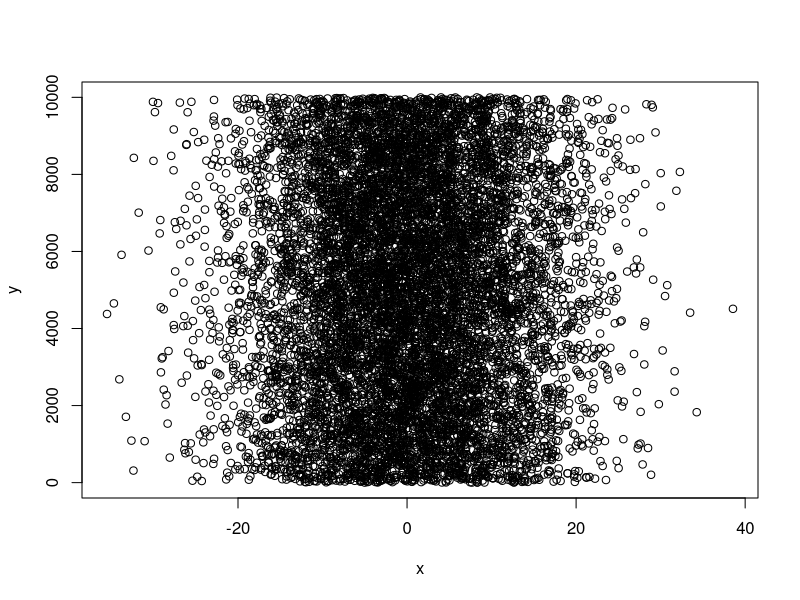
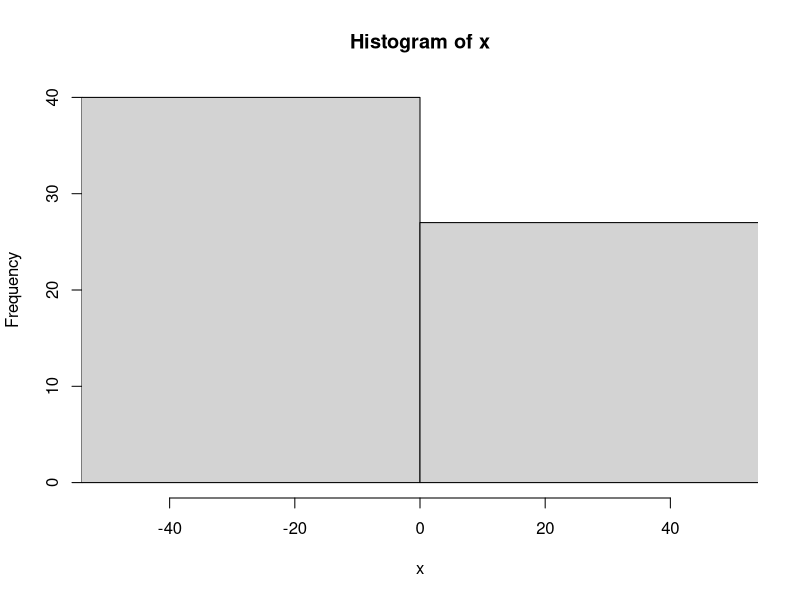
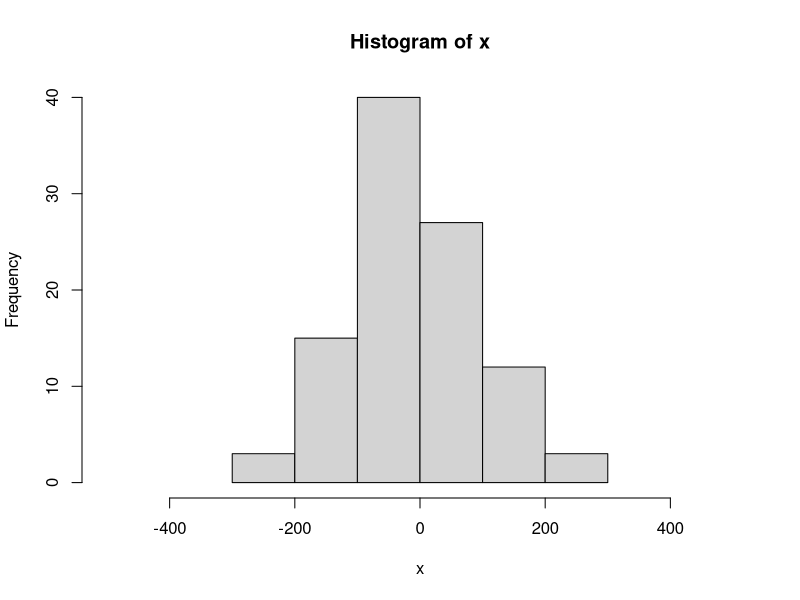
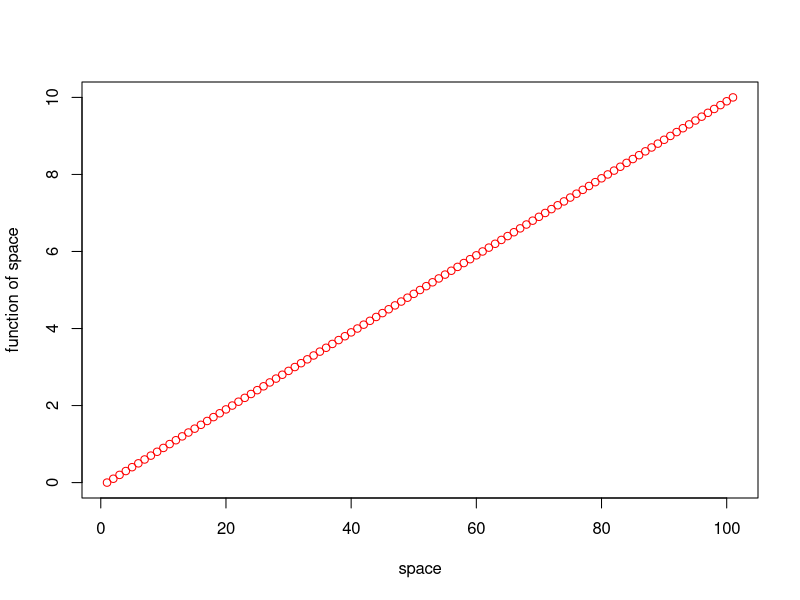
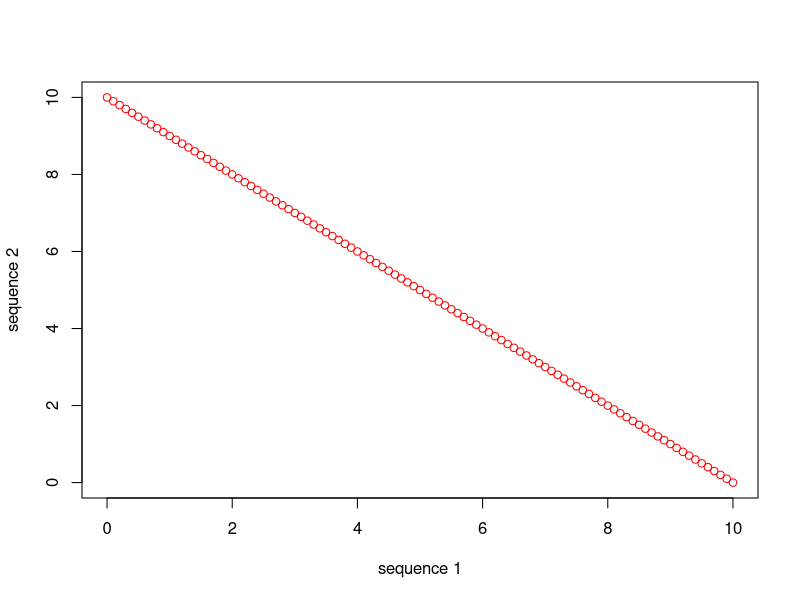
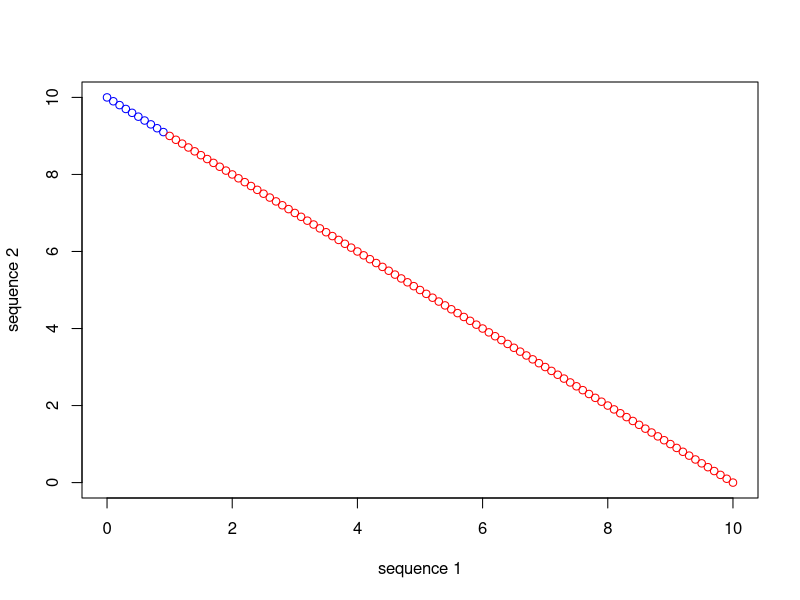
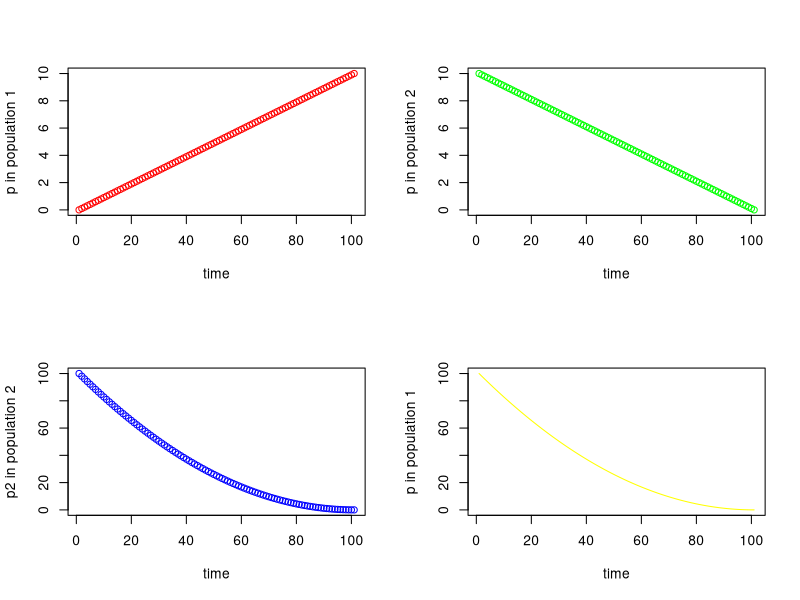
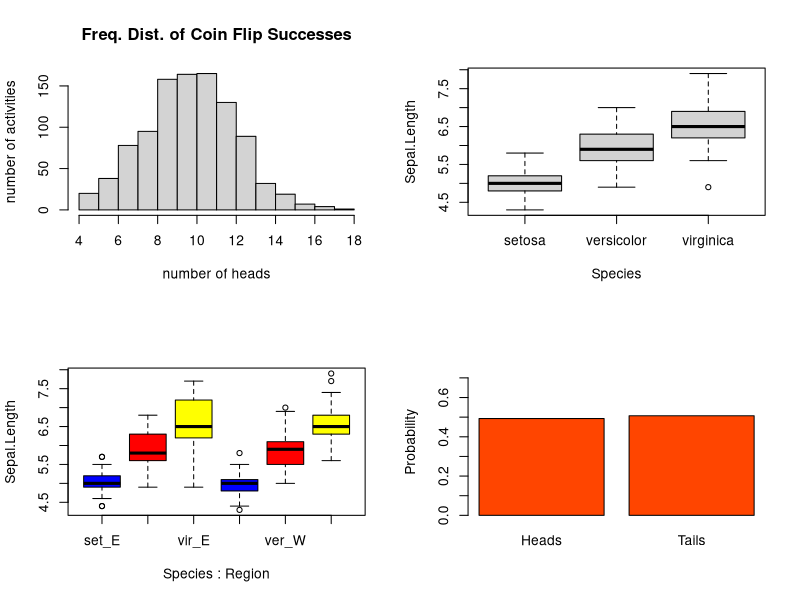

Here is the R script that generated these plots, in order: (Note: this script raises an error after producing the figures.)
## ---- chunk 1
# automatically create a bib database for R packages
knitr::write_bib(c(
  .packages(), 'bookdown', 'knitr', 'rmarkdown'
), 'packages.bib')
## ---- chunk 2
4*4
## ---- chunk 3
(4+3*2^2)
## ---- chunk 4

x <- 2
x*3
y <- x * 3
y-2

## ---- chunk 5
y <- 67
print(y)

x <- 124
z <- (x*y)^2
print(z)
## ---- chunk 6
x <- "I Love"
print (x)
y <- "Biostatistics"
print (y)
z <- c(x,y)
print (z)
## ---- chunk 7
class(NA)
## ---- chunk 8
num <- c(0,1,2,NA,4)
mean(num)
mean(num, na.rm = TRUE)
is.na(num)
## ---- chunk 9
x <- c(2,3,4,2,1,2,4,5,10,8,9)
print(x)
x_plus <- x+1
print(x_plus)
## ---- chunk 10
seq_1 <- seq(0.0, 10.0, by = 0.1)
print(seq_1)
seq_2 <- seq(10.0, 0.0, by = -0.1)
print(seq_2)
## ---- chunk 11
seq_square <- (seq_2)*(seq_2)
print(seq_square)
## ---- chunk 12
seq_square_new <- (seq_2)^2
print(seq_square_new)
## ---- chunk 13
x <- rnorm (10000, 0, 10)
y <- sample (1:10000, 10000, replace = T)
xy <- cbind(x,y)
plot(x,y) 
## ---- chunk 14
x <-rnorm(100, 0, 100)
print (x)
hist(x, xlim = c(-50,50))
hist(x, xlim = c(-500,500))
## ---- chunk 15
z <- c(10, 20, 30)
mean(z)

mean(c(10, 20, 30))
## ---- chunk 16
rep(1, 5)
rep("one", 5)
## ---- chunk 17
## Using our vector z from above
z[1]

## On the fly using output from the c() function
c(10, 20, 30)[1]
## ---- chunk 18
c(10, 20, 30, 40, 50, 100, 200)[1:4]

c(10, 20, 30, 40, 50, 100, 200)[4:7]
## ---- chunk 19
c(10, 20, 30, 40, 50, 100, 200)[c(1:3, 5)]
## ---- chunk 20
c(10, 20, 30, 40, 50, 100, 200)[-c(1:2)]
## ---- chunk 21
vec1 <- c(10, 20, 30, 40, 50, 100, 200)
vec2 <- c("happy", "sad", "grumpy")
vec3 <- factor(c("high", "low"))

mylist <- list(vec1, vec2, vec3)

print(mylist)

class(mylist)

str(mylist)
## ---- chunk 22
mylist[[2]]
## ---- chunk 23
mylist[[2]][2]
## ---- chunk 24
habitat <- factor(c("mixed", "wet", "wet", "wet", "dry", "dry", "dry","mixed"))
temp <- c(3.4, 3.4, 8.4, 3, 5.6, 8.1, 8.3, 4.5)
elevation <- c(0, 9.2, 3.8, 5, 5.6, 4.1, 7.1, 5.3)
## ---- chunk 25
mydata <- data.frame(habitat, temp, elevation)
row.names(mydata) <- c("Reedy Lake", "Pearcadale", "Warneet", "Cranbourne", 
                       "Lysterfield", "Red Hill", "Devilbend", "Olinda")
## ---- chunk 26
head(mtcars)
## ---- chunk 27
head(iris)
## ---- chunk 28
## The first row, with all columns
iris[1,]
## The first 5 rows and the first 2 columns
iris[1:5,1:2]
## ---- chunk 29
## The first 5 rows of the first column
iris$Sepal.Length[1:5]
## ---- chunk 30
## Populate a 3x3 matrix with values 1 to 9
matrix(1:9, nrow=3, ncol=3)
## ---- chunk 31
## First define a character vector
char_vec <- c(rep("treatment",5), rep("control",3), rep("treatment", 4), rep("control", 6))
print(char_vec)

## Generate a vector that stores the color "red" for "treatment" and "blue" for "control"
col_vec <- ifelse(char_vec=="treatment", "red", "blue")
print(col_vec)
## ---- chunk 32
replicate(5, sample(1:10, size=10, replace=FALSE))
## ---- chunk 33
## Find the maximum petal length for each species in the iris data frame
tapply(iris$Petal.Length, iris$Species, max)
## ---- chunk 34
## Find the mean of each variable for each species in the iris data frame
aggregate(iris, by = list(iris$Species), FUN = mean)
## ---- chunk 35
## Calculate mpg/cyl and mpg/wt, for every row in mtcars and if the second is at least twice the size of the first include that ratio and another character value "Yes" in a growing 2-column dataframe. If the ratio is less than 2, then include "No" in the second column. 

## first pre-allocate our new data frame, which contains NAs initially
newdf <- data.frame(rep(NA, length(mtcars$mpg)), rep(NA, length(mtcars$mpg)))

## then write the for loop to do the above task for every row in mtcars
for(i in 1:length(mtcars$mpg)) {
  newdf[i,1] <- (mtcars$mpg[i]/mtcars$wt[i])/(mtcars$mpg[i]/mtcars$cyl[i])
  newdf[i,2] <- ifelse(newdf[i,1]>=2, "Yes", "No")
}
  print(newdf)
## ---- chunk 36
seq_1 <- seq(0.0, 10.0, by = 0.1) 
plot(seq_1, xlab="space", ylab ="function of space", type = "p", col = "red")
## ---- chunk 37
seq_1 <- seq(0.0, 10.0, by = 0.1)
seq_2 <- seq(10.0, 0.0, by = -0.1)
plot(seq_1, seq_2, xlab="sequence 1", ylab ="sequence 2", type = "p", col = "red")
## ---- chunk 38
seq_1 <- seq(0.0, 10.0, by = 0.1)
seq_2 <- seq(10.0, 0.0, by = -0.1)
plot(seq_1, seq_2, xlab="sequence 1", ylab ="sequence 2", type = "p", 
     col = c(rep("blue", 10), rep("red", 91)))
## ---- chunk 39
seq_square <- (seq_2)*(seq_2)
seq_square_new <- (seq_2)^2

par(mfrow=c(2,2))
plot (seq_1, xlab="time", ylab ="p in population 1", type = "p", col = 'red')
plot (seq_2, xlab="time", ylab ="p in population 2", type = "p", col = 'green')
plot (seq_square, xlab="time", ylab ="p2 in population 2", type = "p", col = 'blue')
plot (seq_square_new, xlab="time", ylab ="p in population 1", type = "l", col = 'yellow')
## ---- chunk 40
hist(rbinom(n=1000, size=20, prob=0.5), xlab="number of heads", ylab="number of activities",
     main="Freq. Dist. of Coin Flip Successes")
## ---- chunk 41
## make a modified version of the iris data frame, which includes a "Region" factor
new_iris <- iris
new_iris$Region <- as.factor(rep(c(rep("West", 5), rep("East", 5)), 15))

## make a boxplot of Sepal.Length that plots individual boxes for the separate Species
boxplot(Sepal.Length ~ Species, data=new_iris)

## make a boxplot of Sepal.Length that shows all 6 combinations of factor levels from Species and Region, including a different color for each species
boxplot(Sepal.Length ~ Species*Region, col=c("blue", "red", "yellow", "blue", "red", "yellow"),
        data=new_iris, names=c("set_E","ver_E","vir_E","set_W","ver_W","vir_W"))

## ---- chunk 42
seq(1, 10, 1)
## ---- chunk 43

x <- rbinom(1000,1,0.5)

barplot(table(x)/1000, 
        names.arg = c("Heads","Tails"),
        ylab = "Probability", 
        ylim = c(0,.75),
        col = "orangered")
## ---- chunk 44
knitr::include_graphics("images/prob.017.jpeg")
## ---- chunk 45
knitr::include_graphics("images/week_2.003.jpeg")
## ---- chunk 46
knitr::include_graphics("images/prob.018.jpeg")
## ---- chunk 47
knitr::include_graphics("images/week_2.004.jpeg")
## ---- chunk 48
knitr::include_graphics("images/week_2.005.jpeg")
## ---- chunk 49

kicks <- cbind(c(91,32,11,2,0),c(97,34,8,1,0))

barplot(t(kicks), beside = TRUE, 
        col = c('cadetblue','coral'), 
        names.arg = c('1','2','3','4','5'),
        ylim = c(0,100), ylab = 'Frequency',
        xlab = c('Deaths per Year'),
        main = "Number of Horse Kick Deaths in a Year (1875-1894)")
legend(x = 'topright', fill = c('cadetblue','coral'), legend = c('Observed','Predicted from Poisson'), bty = 'n')


## ---- chunk 50
knitr::include_graphics("images/prob.019.jpeg")
## ---- chunk 51
knitr::include_graphics("images/prob.020.jpeg")
## ---- chunk 52
knitr::include_graphics("images/week_2.032.jpeg")
## ---- chunk 53
knitr::include_graphics("images/week_2.010.jpeg")
## ---- chunk 54
knitr::include_graphics("images/week_2.013.jpeg")
## ---- chunk 55
knitr::include_graphics("images/week_2.015.jpeg")
## ---- chunk 56
knitr::include_graphics("images/week_2.014.jpeg")
## ---- chunk 57
knitr::include_graphics("images/week_2.016.jpeg")
## ---- chunk 58
knitr::include_graphics("images/week_2.017.jpeg")
## ---- chunk 59
knitr::include_graphics("images/week_2.018.jpeg")
## ---- chunk 60
set.seed(188)
x_1 <- seq(2,10,0.2)+rnorm(41, 0, 1)
y_1 <- seq(2,10,0.2)+rnorm(41, 0, 1)

x_2 <- sort(x_1, decreasing=TRUE)
y_2 <- sort(y_1)

x_3 <- sample(x_1)
y_3 <- sample(y_1)

cov_A <- cov(x_1,y_1)
cor_A <- cor(x_1,y_1)

cov_B <- cov(x_1*10,y_1)
cor_B <- cor(x_1*10,y_1)

cov_C <- cov(x_2,y_2)
cor_C <- cor(x_2,y_2)

cov_D <- cov(x_3,y_3)
cor_D <- cor(x_3,y_3)

par(mfrow=c(2,2))

plot(x_1, y_1, cex=0.7, pch=19, ylab="y", xlab="x", main="A")
mylabelA1 <- bquote(italic(cov) == .(format(cov_A, digits = 2)))
mylabelA2 <- bquote(italic(cor) == .(format(cor_A, digits = 2)))
text(x=1.5, y=10, labels = mylabelA1, cex=0.7)
text(x=1.5, y=8, labels = mylabelA2, cex=0.7)

plot(x_1*10, y_1, cex=0.7, pch=19, ylab="y", xlab="x", main="B")
mylabelA1 <- bquote(italic(cov) == .(format(cov_B, digits = 2)))
mylabelA2 <- bquote(italic(cor) == .(format(cor_B, digits = 2)))
text(x=15, y=10, labels = mylabelA1, cex=0.7)
text(x=15, y=8, labels = mylabelA2, cex=0.7)

plot(x_2, y_2, cex=0.7, pch=19, ylab="y", xlab="x", main="C")
mylabelA1 <- bquote(italic(cov) == .(format(cov_C, digits = 2)))
mylabelA2 <- bquote(italic(cor) == .(format(cor_C, digits = 2)))
text(x=1.5, y=4, labels = mylabelA1, cex=0.7)
text(x=1.5, y=2, labels = mylabelA2, cex=0.7)

plot(x_3, y_3, cex=0.7, pch=19, ylab="y", xlab="x", main="D")
mylabelA1 <- bquote(italic(cov) == .(format(cov_D, digits = 2)))
mylabelA2 <- bquote(italic(cor) == .(format(cor_D, digits = 2)))
text(x=10.5, y=3.6, labels = mylabelA1, cex=0.7)
text(x=10.5, y=2, labels = mylabelA2, cex=0.7)

## ---- chunk 61
knitr::include_graphics("images/images_4b.011.jpeg")
## ---- chunk 62
knitr::include_graphics("images/images_4b.018.jpeg")
## ---- chunk 63
## First, plot the relationship with a scatter plot
plot(x_1, y_1, cex=0.7, pch=19, ylab="y", xlab="x")

## Define the model using the lm() function and assign it to the object "reg_mod_1"
reg_mod_1 <- lm(y_1 ~ x_1)

## We can make a residual plot to help evaluate assumptions
plot(reg_mod_1$fitted.values, reg_mod_1$residuals, xlab="predicted y", ylab="residuals")
## ---- chunk 64
## We can use the summary() function to look at parameter estimates and hypothesis tests
summary(reg_mod_1)
## ---- chunk 65
knitr::include_graphics("images/images_5a.002.jpeg")
## ---- chunk 66
knitr::include_graphics("images/images_5b.014.jpeg")
## ---- chunk 67
knitr::include_graphics("images/images_5b.018.jpeg")
## ---- chunk 68
knitr::include_graphics("images/images_5b.019.jpeg")
## ---- chunk 69
stripchart(iris$Sepal.Length ~ iris$Species, vertical=T, method="jitter",
           ylab="sepal length", xlab="species", pch=19, cex=0.5)

# Set up and evaluate linear model using lm() and summary()
iris_lm <- lm(Sepal.Length ~ Species, iris)
summary(iris_lm)
## ---- chunk 70
# Set up and evaluate ANOVA model using aov() and anova()
iris_aov <- aov(Sepal.Length ~ Species, iris)
anova(iris_aov)
## ---- chunk 71
library(multcomp)
## ---- chunk 72
summary(glht(iris_aov, linfct = mcp(Species = "Tukey")))
## ---- chunk 73
knitr::include_graphics("images/images_7a.005.jpeg")
## ---- chunk 74
knitr::include_graphics("images/images_7a.022.jpeg")
## ---- chunk 75
## First, modify the vs and am factor levels to be more descriptive
mtcars_mod <- mtcars
mtcars_mod$vs <- as.factor(ifelse(mtcars$vs==0, "V","straight"))
mtcars_mod$am <- as.factor(ifelse(mtcars$am==0, "auto","manual"))

## Make an interaction plot
with(mtcars_mod, {
  interaction.plot(x.factor=am, trace.factor=vs, response=mpg, xlab="transmission",
                   trace.label="cyl config") 
})
## ---- chunk 76
## To specify the main and interaction effects individually
mpg_fac1 <- aov(mpg ~ vs + am + vs:am, mtcars_mod)

## Shorthand notation to include all main effects and interactions
mpg_fac2 <- aov(mpg ~ vs*am, mtcars_mod)
## ---- chunk 77
anova(mpg_fac1)
